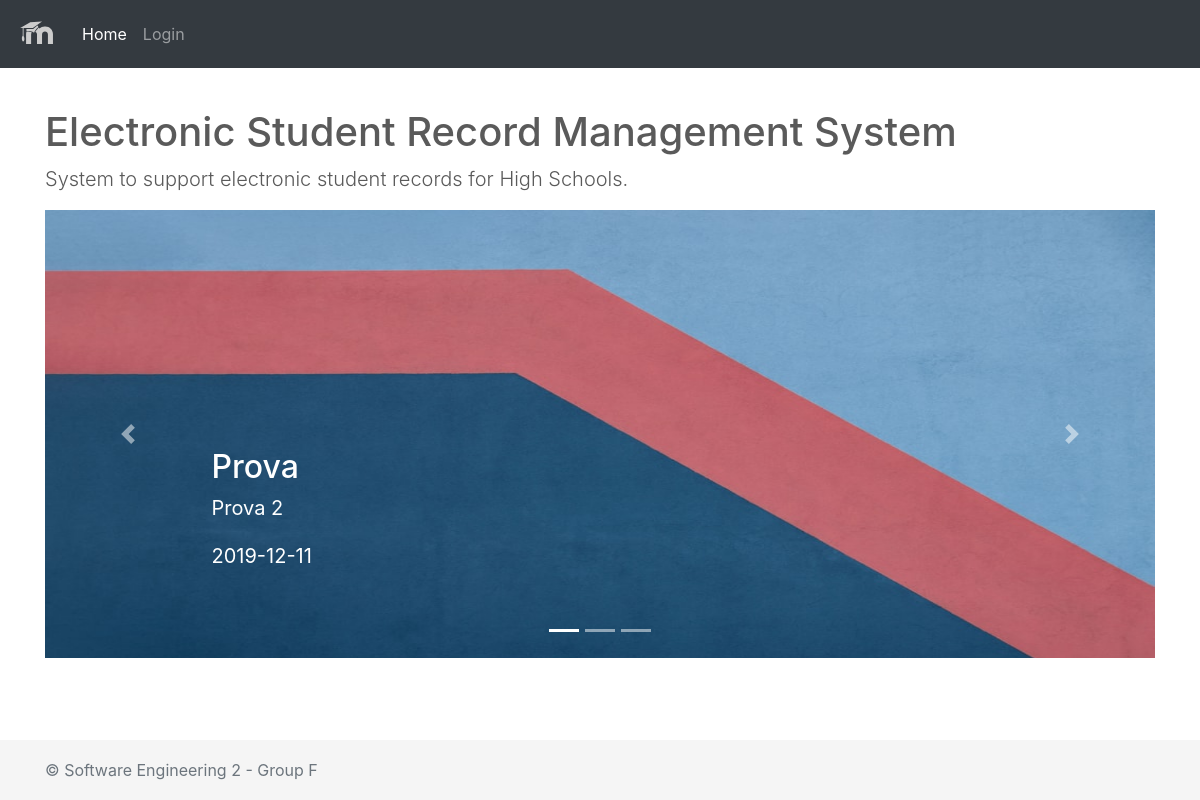
Before: / with the older database file.
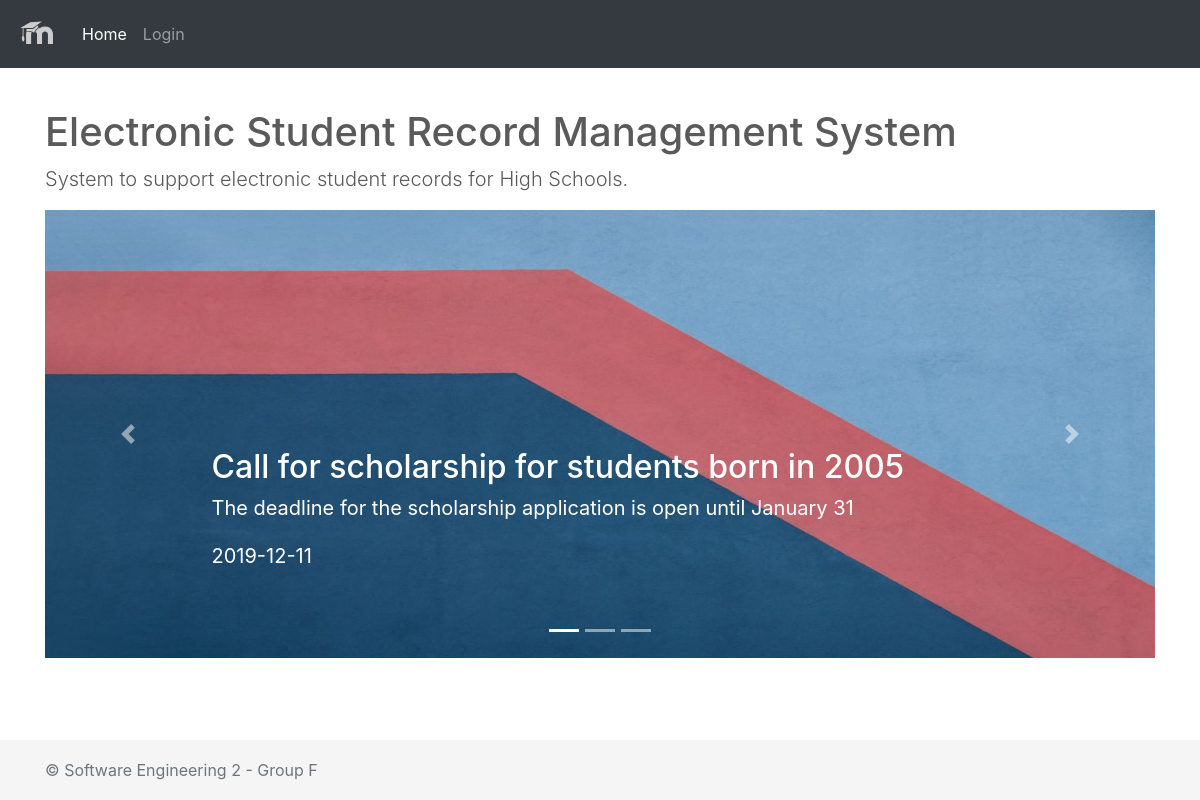
After: the same page with the newer database file.
### tables this page shows
CREATE TABLE IF NOT EXISTS `COMMUNICATION` (
  `id` int(11) NOT NULL AUTO_INCREMENT,
  `Title` text NOT NULL,
  `Description` text NOT NULL,
  `Date` date NOT NULL,
  PRIMARY KEY (`id`)
);

### public/utility.php (called while the page is built, shortened)
<?php
function connect_to_db($ini_path_test='') {
    $ini_path = '../config/database/database.ini';
    $db = parse_ini_file($ini_path);
    $user = $db['user'];
    $pass = $db['pass'];
    $name = $db['name'];
    $host = $db['host'];
    $conn = mysqli_connect($host, $user, $pass, $name);
    if($conn){
        $conn->set_charset("utf8");
    }
    return $conn;
}
function get_communications($ini_path='') {
    $query = "SELECT id, Title, Description, Date FROM COMMUNICATION ORDER BY Date DESC LIMIT 3";
    $db_con = connect_to_db($ini_path);
    $prep = mysqli_prepare($db_con, $query);
    if(!mysqli_stmt_execute($prep)) {
        return GET_COMMUNICATIONS_FAILED;
    }
    $res = mysqli_stmt_get_result($prep);
    $communications = array();
    while($row = mysqli_fetch_array($res, MYSQLI_ASSOC)) {
        $fields = array("id" => $row['id'], "Title" => $row['Title'], "Description" => $row['Description'], "Date" => $row['Date']);
        $communications[] = $fields;
    }
    return $communications;
}
?>

### public/index.php (the view, shortened to what this page needs)
<?php
  require_once('utility.php');
?>
<!DOCTYPE html>
<html lang="en">
<head>
  <?php include("includes/head.php"); ?>
  <link rel="stylesheet" type="text/css" href="css/carousel.css">
</head>
<body>
  <?php include("includes/header.php"); ?>
  <main role="main" class="container">
    <h1 class="mt-0">Electronic Student Record Management System</h1>
    <p class="lead">System to support electronic student records for High Schools.</p>
    <?php
      $communications = get_communications();
      if($communications == DB_ERROR || $communications == GET_COMMUNICATIONS_FAILED || empty($communications)) {
        ?>
        <div id="myCarousel" class="carousel slide carousel-fade" data-ride="carousel">
          <ol class="carousel-indicators">
            <li data-target="#myCarousel" data-slide-to="0" class="active"></li>
          </ol>
          <div class="carousel-inner">
            <div class="carousel-item active">
              <img class="first-slide" src="images/slider/slider1.jpg" alt="First slide">
              <div class="container">
                <div class="carousel-caption text-left">
                  <h2 class="h2-responsive">Welcome to ESRMS System</h2>
                  <p>System to support electronic student records for High Schools</p>
                </div>
              </div>
            </div>
          </div>
        </div>
      <?php
      } else {
         ?>
        <div id="myCarousel" class="carousel slide carousel-fade" data-ride="carousel">
        <ol class="carousel-indicators">
          <li data-target="#myCarousel" data-slide-to="0" class="active"></li>
          <li data-target="#myCarousel" data-slide-to="1"></li>
          <li data-target="#myCarousel" data-slide-to="2"></li>
        </ol>
        <div class="carousel-inner">
          <div class="carousel-item active">
            <img class="first-slide" src="images/slider/slider1.jpg" alt="First slide">
            <div class="container">
              <div class="carousel-caption text-left">
                <h2 class="h2-responsive"><?php echo $communications[0]['Title']; ?></h2>
                <p><?php echo $communications[0]['Description']; ?></p>
                <p><?php echo $communications[0]['Date']; ?></p>
              </div>
            </div>
          </div>
        </div>
        <a class="carousel-control-prev" href="#myCarousel" role="button" data-slide="prev">
          <span class="carousel-control-prev-icon" aria-hidden="true"></span>
        </a>
        <a class="carousel-control-next" href="#myCarousel" role="button" data-slide="next">
          <span class="carousel-control-next-icon" aria-hidden="true"></span>
        </a>
      </div>
      <?php
      }
    ?>
  </main>
  <?php include("includes/footer.php"); ?>
</body>
</html>

### public/includes/head.php (shortened to what this page needs)
<link href="css/bootstrap-4.3.1-dist/css/bootstrap.min.css" rel="stylesheet">
<link href="css/sticky-footer-navbar.css" rel="stylesheet">
<link href="css/main.css" rel="stylesheet" type="text/css">

### public/includes/header.php (shortened to what this page needs)
<header>
	<nav class="navbar navbar-expand-md navbar-dark fixed-top bg-dark">
		<a class="navbar-brand" href="index.php">
			<img src="images/nav.svg" alt="" width="42" height="42">
		</a>
		<div class="collapse navbar-collapse" id="navbarCollapse01">
			<ul class="navbar-nav mr-auto">
				<li id="homeNav" class="nav-item active">
					<a class="nav-link" href="index.php">Home <span class="sr-only">(current)</span></a>
				</li>
				<li id="loginNav" class="nav-item">
					<a class="nav-link" href="login.php">Login</a>
				</li>
			</ul>
		</div>
	</nav>
</header>

### public/includes/footer.php
<footer class="footer">
	<div class="container">
		<span class="text-muted">&copy; Software Engineering 2 - Group F</span>
	</div>
</footer>

### public/css/sticky-footer-navbar.css (style rules this page uses)
html { position: relative; min-height: 100%; }
.footer { position: absolute; bottom: 0; width: 100%; height: 60px; line-height: 60px; background-color: #f5f5f5; }
body > .container { padding: 60px 15px 0; }
.footer > .container { padding-right: 15px; padding-left: 15px; }

### public/css/carousel.css (style rules this page uses)
body { padding-top: 3rem; padding-bottom: 3rem; color: #5a5a5a; }
.carousel { margin-bottom: 4rem; }
.carousel-caption { bottom: 3rem; z-index: 10; }
.carousel-item { height: 28rem; background-color: #777; }
.carousel-item > img { position: absolute; top: 0; left: 0; min-width: 100%; height: 32rem; }
@media (min-width: 40em) { .carousel-caption p { margin-bottom: 1.25rem; font-size: 1.25rem; line-height: 1.4; } }

Changed rows visible on the page:
no longer on this page (row edited): communication: Title "Prova", Description "Prova 2", Date "2019-12-11"
now on this page (row edited): communication: Title "Call for scholarship for students born in 2005", Description "The deadline for the scholarship application is open until January 31", Date "2019-12-11"
